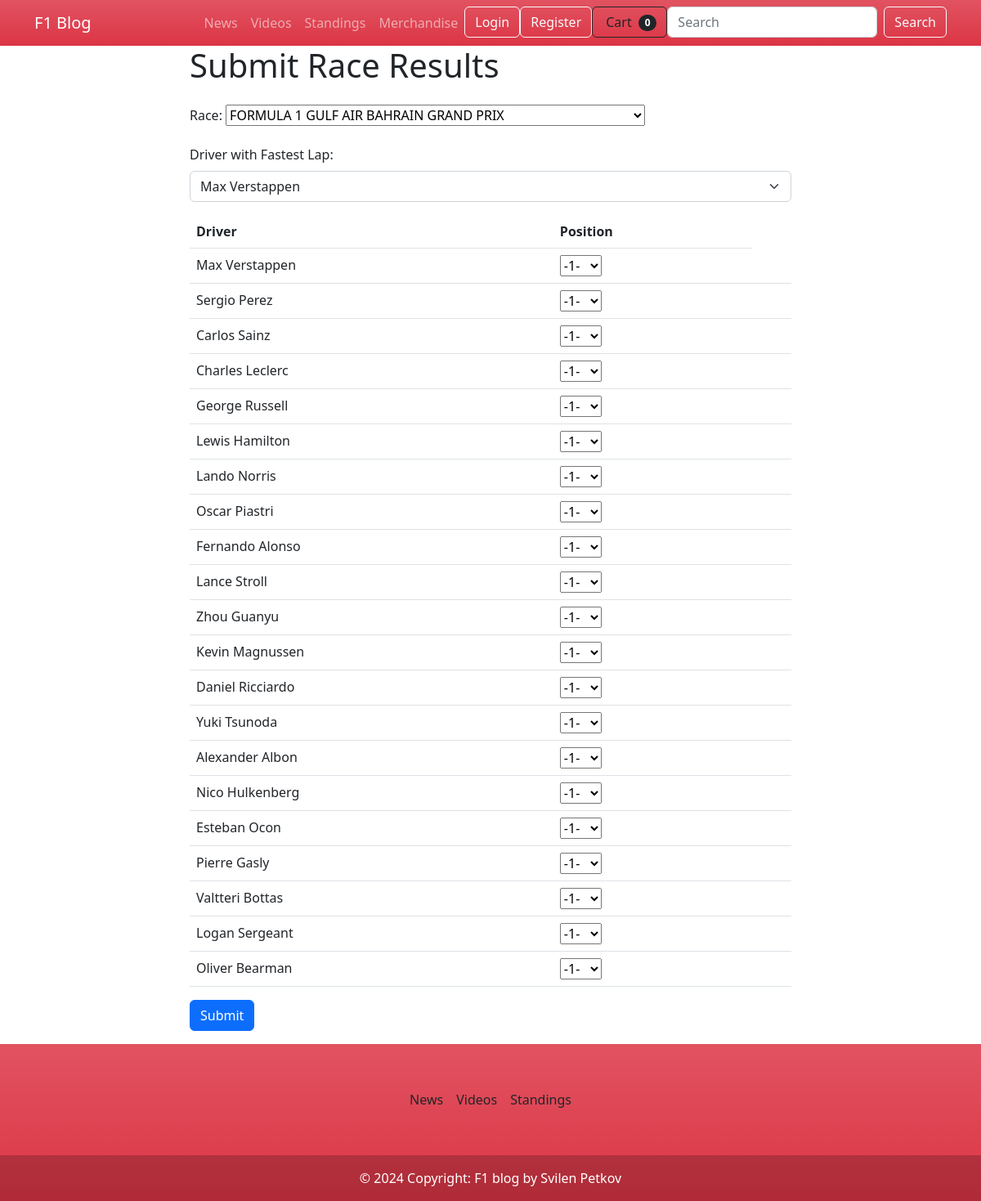
Screenshot of /standings/submit-race-result/ with the database file from the repository.
### f1_blog/standings/models.py (models this page shows, shortened)
class Driver(models.Model):
    name = models.CharField(max_length=100)
    team = models.ForeignKey(Team, on_delete=models.CASCADE, related_name='drivers')
    points = models.IntegerField(default=0)

### f1_blog/standings/views.py (the view)
# urls.py: path('submit-race-result/', submit_race_result, name='submit-race-result'),
def submit_race_result(request):
    races = Race.objects.all()
    drivers = Driver.objects.all()
    if request.method == 'POST':
        form = RaceResultForm(request.POST)
        if form.is_valid():
            race = form.cleaned_data['race']
            fastest_lap_owner = form.cleaned_data['fastest_lap']
            for driver in drivers:
                position = form.cleaned_data[f"driver_{driver.id}"]
                if position:
                    driver_position = int(position)
                    driver_result = RaceResult.objects.create(
                        race=race,
                        driver=driver,
                        position=driver_position,
                        fastest_lap=(driver == fastest_lap_owner)
                    )
                    driver.points += get_points(driver_position)
                    if driver == fastest_lap_owner:
                        driver.points += 1
                    driver.save()
            return redirect('driver-standings')
    else:
        form = RaceResultForm()
    context = {
        'form': form,
        'races': races,
        'drivers': drivers
    }
    return render(request, 'standings/submit_race_result.html', context)

### f1_blog/standings/forms.py
class RaceResultForm(forms.Form):
    race = forms.ModelChoiceField(queryset=Race.objects.all(), empty_label=None)
    fastest_lap = forms.ModelChoiceField(queryset=Driver.objects.all(), empty_label=None, label='Driver with Fastest Lap')
    def __init__(self, *args, **kwargs):
        super(RaceResultForm, self).__init__(*args, **kwargs)
        drivers = Driver.objects.all()
        position_choices = [(i, f"-{i}-") for i in range(1, 21)]
        for driver in drivers:
            field_name = f"driver_{driver.id}"
            self.fields[field_name] = forms.ChoiceField(choices=position_choices, widget=forms.Select(attrs={'class': 'position-select'}), required=False)
            self.fields[field_name].label = driver.name  # Set label to driver's name

### f1_blog/standings/models.py (called while the page is built)
    def __str__(self):
        return self.title

### templates/standings/submit_race_result.html (shortened to what this page needs)
{% extends 'base.html' %}
{% block content %}
<div class="container">
    <div class="row justify-content-center">
        <div class="col-md-8">
            <h1 class="mb-4">Submit Race Results</h1>
            <form method="post" action="{% url 'submit-race-result' %}">
                <div class="mb-3">
                    <label for="id_race" class="form-label">Race:</label>
                    {{ form.race }}
                </div>
                <div class="mb-3">
                    <label for="id_fastest_lap" class="form-label">Driver with Fastest Lap:</label>
                    <select name="fastest_lap" id="id_fastest_lap" class="form-select">
                        {% for driver in drivers %}
                            <option value="{{ driver.id }}">{{ driver.name }}</option>
                        {% endfor %}
                    </select>
                </div>
                <table class="table">
                    <thead>
                        <tr>
                            <th>Driver</th>
                            <th>Position</th>
                        </tr>
                    </thead>
                    <tbody>
                        {% for field in form %}
                            {% if 'driver_' in field.name %}
                                <tr>
                                    <td>{{ field.label }}</td>
                                    <td>{{ field }}</td>
                                    <td>
                                    </td>
                                </tr>
                            {% endif %}
                        {% endfor %}
                    </tbody>
                </table>
                <div class="mb-3">
                    <button type="submit" class="btn btn-primary">Submit</button>
                </div>
            </form>
        </div>
    </div>
</div>
{% endblock %}

### rows the page displays
Driver: label "Max Verstappen"
Driver: label "Sergio Perez"
Driver: label "Carlos Sainz"
Driver: label "Charles Leclerc"
Driver: label "George Russell"
Driver: label "Lewis Hamilton"
Driver: label "Lando Norris"
Driver: label "Oscar Piastri"
Driver: label "Fernando Alonso"
Driver: label "Lance Stroll"
Driver: label "Zhou Guanyu"
Driver: label "Kevin Magnussen"
Driver: label "Daniel Ricciardo"
Driver: label "Yuki Tsunoda"
Driver: label "Alexander Albon"
Driver: label "Nico Hulkenberg"
Driver: label "Esteban Ocon"
Driver: label "Pierre Gasly"
Driver: label "Valtteri Bottas"
Driver: label "Logan Sergeant"
Driver: label "Oliver Bearman"

### other values shown
{{ cart|length }} "0"
form field fastest_lap "Max Verstappen"
